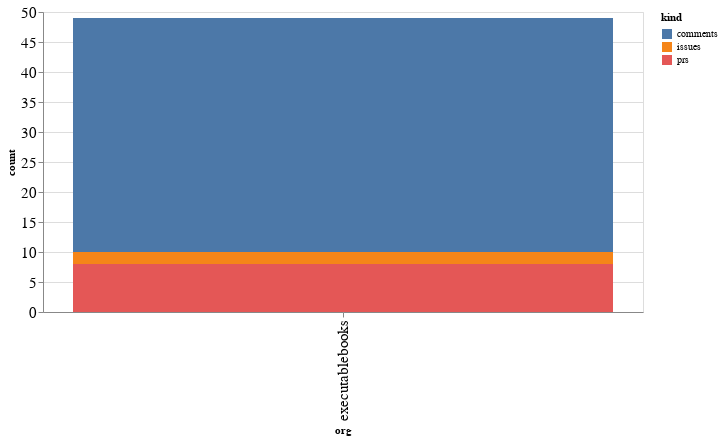

Write notebook code for a chart like this one.
### Code cell
alt.Chart(org_summaries, width=600).mark_bar().encode(
    x='org',
    y='count',
    color='kind',
    tooltip="org"
)

### Figure 1 — Vega-Lite specification as saved in the notebook (floating-point values rounded to 4 significant figures)
{"config": {"axisLeft": {"labelFontSize": 15}, "axisBottom": {"labelFontSize": 15}}, "data": {"name": "data-710f1e12f4adf44b7b61b7a126149599"}, "mark": "bar", "encoding": {"color": {"type": "nominal", "field": "kind"}, "tooltip": {"type": "nominal", "field": "org"}, "x": {"type": "nominal", "field": "org"}, "y": {"type": "quantitative", "field": "count"}}, "width": 600, "$schema": "https://vega.github.io/schema/vega-lite/v4.8.1.json", "datasets": {"data-710f1e12f4adf44b7b61b7a126149599": [{"org": "executablebooks", "kind": "comments", "count": 39}, {"org": "executablebooks", "kind": "issues", "count": 2}, {"org": "executablebooks", "kind": "prs", "count": 8}]}}
